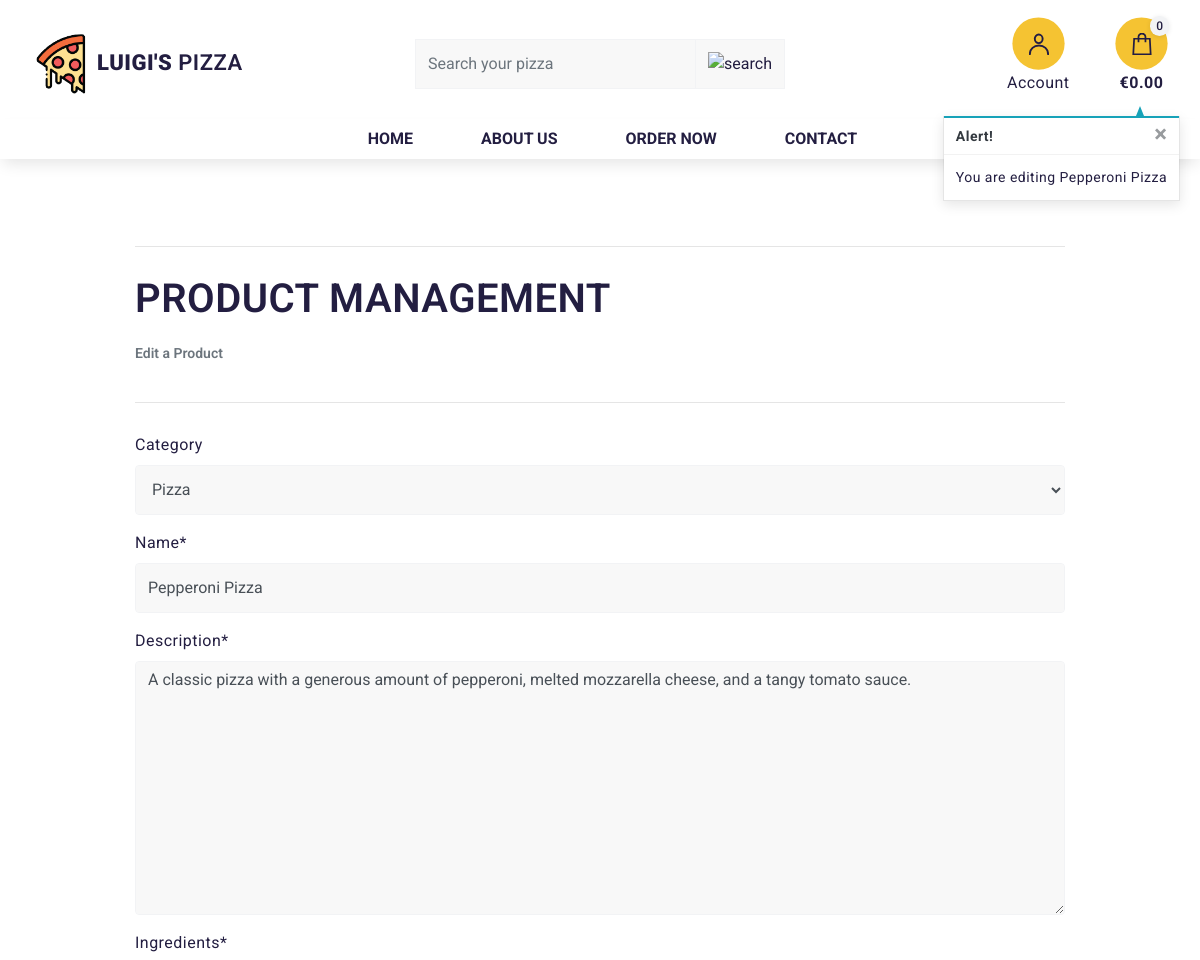
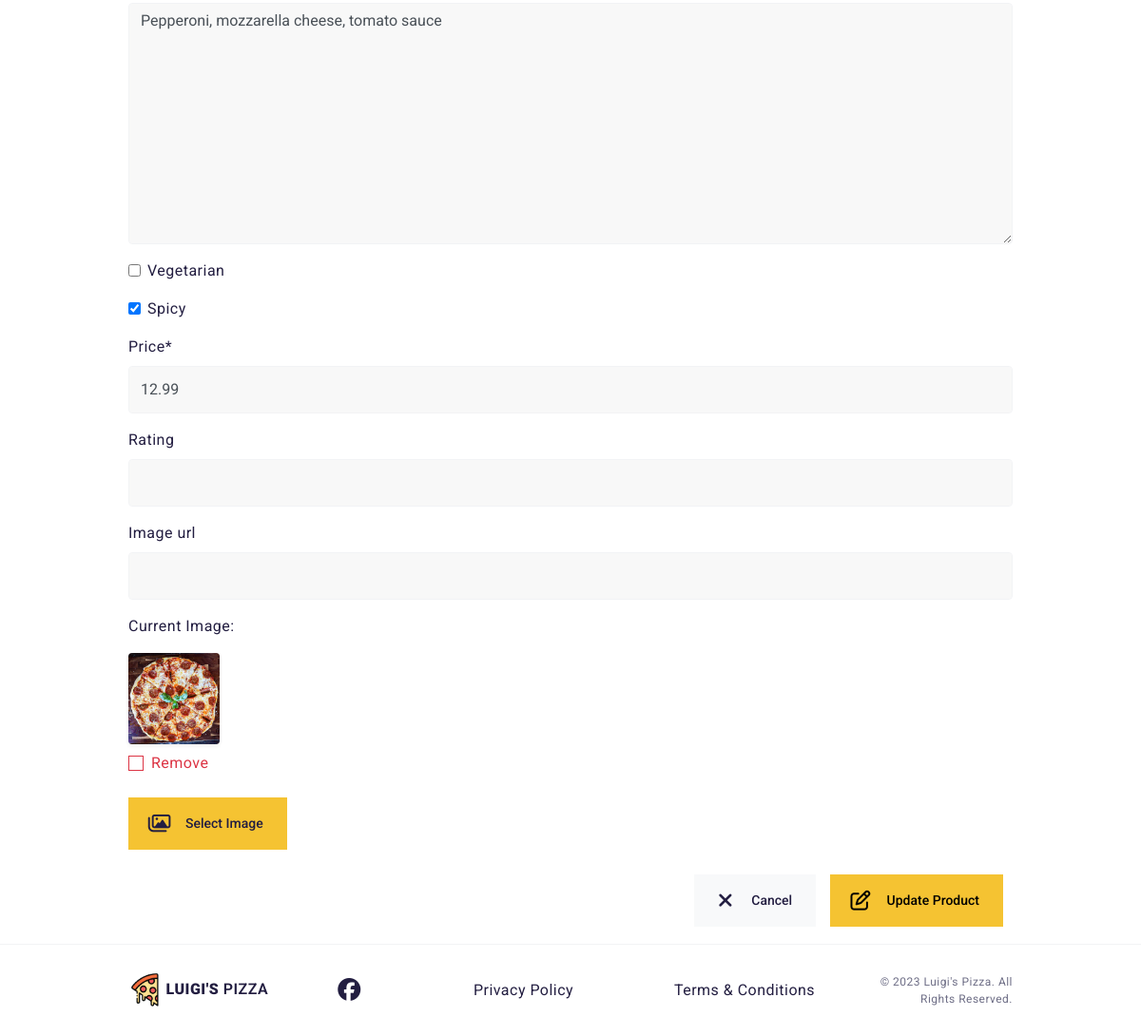
Screenshot of /menu/edit/5/ with the database file from the repository (2 pictures, top to bottom).
### products/models.py (models this page shows, shortened)
class Product(models.Model):
    category = models.ForeignKey('Category', null=True, blank=True,
                                 on_delete=models.SET_NULL)
    name = models.CharField(max_length=254)
    description = models.TextField()
    ingredients = models.TextField()
    vegetarian = models.BooleanField(blank=True)
    spicy = models.BooleanField(blank=True)
    price = models.DecimalField(max_digits=6, decimal_places=2)
    rating = models.DecimalField(max_digits=6, decimal_places=2, null=True, blank=True)
    image_url = models.URLField(max_length=1024, null=True, blank=True)
    image = models.ImageField(null=True, blank=True)

### products/views.py (the view)
# urls.py: path('edit/<int:product_id>/', views.edit_product, name='edit_product'),
def edit_product(request, product_id):
    product = get_object_or_404(Product, pk=product_id)
    if request.method == 'POST':
        form = ProductForm(request.POST, request.FILES, instance=product)
        if form.is_valid():
            form.save()
            messages.success(request, 'Successfully updated product!')
            return redirect(reverse('menu_item', args=[product.id]))
        else:
            messages.error(request, 'Failed to update product. Please ensure the form is valid.')
    else:
        form = ProductForm(instance=product)
        messages.info(request, f'You are editing {product.name}')
    template = 'products/edit_product.html'
    context = {
        'form': form,
        'product': product,
    }
    return render(request, template, context)

### products/forms.py
class ProductForm(forms.ModelForm):
    class Meta:
        model = Product
        fields = '__all__'
    image = forms.ImageField(label='Image', required=False, widget=CustomClearableFileInput)
    def __init__(self, *args, **kwargs):
        super().__init__(*args, **kwargs)
        categories = Category.objects.all()
        friendly_names = [(c.id, c.get_friendly_name()) for c in categories]
        self.fields['category'].choices = friendly_names
        for field_name, field in self.fields.items():
            field.widget.attrs['class'] = 'lp-group-input input'

### cart/contexts.py (called while the page is built, shortened)
def cart_contents(request):
    cart_items = []
    total = 0
    product_count = 0
    cart = request.session.get('cart', {})
    if total <= settings.FREE_DELIVERY_THRESHOLD:
        delivery = settings.STANDARD_DELIVERY_FEE
        free_delivery_delta = settings.FREE_DELIVERY_THRESHOLD - total
    else:
        delivery = 0
        free_delivery_delta = 0
    grand_total = total + delivery
    context = {
        'cart_items': cart_items,
        'total': total,
        'product_count': product_count,
        'delivery': delivery,
        'free_delivery_delta': free_delivery_delta,
        'free_delivery_threshold': settings.FREE_DELIVERY_THRESHOLD,
        'grand_total': grand_total,
    }
    return context

### products/models.py (called while the page is built)
    def get_friendly_name(self):
        return self.friendly_name

### products/templates/products/edit_product.html (shortened to what this page needs)
{% extends "base.html" %}
{% load static %}
{% block page_header %}
    <div class="container header-container">
    </div>
{% endblock %}
{% block content %}
<section class="lp-p-90-0">
    <div class="container">
        <div class="row">
            <div class="col-12">
                <hr>
                <h2 class="logo-font mb-4">Product Management</h2>
                <h5 class="text-muted">Edit a Product</h5>
                <hr>
            </div>
        </div>
        <div class="row">
            <div class="col-12">
                <form method="POST" action="{% url 'edit_product' product.id %}" class="form mb-2" enctype="multipart/form-data">
                    {% for field in form %}
                        {% if field.name != 'image' %}
                            {{ field | as_crispy_field }}
                        {% else %}
                            {{ field }}
                        {% endif %}
                    {% endfor %}
                    <div class="text-right">
                        <a href="{% url 'menu' %}" class="lp-btn lp-btn-gray bg-light">
                            <span class="lp-icon">
                            </span>
                            <span>Cancel</span>
                          </a>
                        <button type="submit" class="lp-btn lp-atc">
                            <span class="lp-icon">
                            </span>
                            <span class="lp-add-to-cart-text">Update Product</span>
                          </button>
                    </div>
                </form>
            </div>
        </div>
    </div>
</section>
{% endblock %}

### static/css/base.css (style rules this page uses)
body { background-color: #fff; padding: 0; margin: 0; font-family: 'Roboto', sans-serif; letter-spacing: 0.03em; font-size: 16px; color: #231E41; position: relative; }
a { text-decoration: none; color: inherit; }
hr { margin-top: 40px; margin-bottom: 30px; }
.logo-font { text-transform: uppercase; letter-spacing: 0.5px; }
.lp-h1, .lp-h2, .lp-h3, .lp-h4, .lp-h5, .lp-h6, h1, h2, h3, h4, h5, h6 { font-weight: 600; margin: 0; padding: 0; }
.lp-h2, h2 { line-height: 110%; font-size: 40px; letter-spacing: -2px; }
.lp-h5, h5 { font-size: 14px; letter-spacing: 0; }
.form-control { border: 1px solid #F2F3F5; height: 50px; background-color: #eeeeee69; }
@media (min-width: 1200px) { .container { max-width: 80%; } }
@media (min-width: 992px) { .header-container { padding-top: 116px; } }
.lp-p-90-0 { padding-top: 90px !important; }
.lp-atc { overflow: hidden; }
.lp-atc .lp-add-to-cart-text { transition: 0.3s ease-in-out; }
.lp-btn { opacity: 1; border: none; padding: 0 5px; cursor: pointer; position: relative; display: inline-flex; align-items: center; transform: scale(1); height: 55px; letter-spacing: 0; font-size: 14px; margin-right: 10px; margin-bottom: 10px; background-color: #F5C332; transition: 0.3s ease-in-out; }
.lp-btn .lp-icon { border-radius: 50%; display: inline-flex; justify-content: center; align-items: center; position: relative; padding: 0 !important; margin: 0; width: 55px; height: 55px; }
.lp-btn span { white-space: nowrap; line-height: 55px; display: inline-block; padding: 0 20px 0 0; font-weight: 500; }
.lp-btn.lp-btn-gray { background-color: #F9FAFC; box-shadow: 0 0 0 2px #FFFFFF; }
.container { position: relative; z-index: 2; }

### rows the page displays
Product: category "Pizza" "Pepperoni Pizza" "A classic pizza with a generous amount of pepperoni, melted mozzarella cheese, and a tangy tomato sauce." "Pepperoni, mozzarella cheese, tomato sauce" "☑" "12.99"

### other values shown
{{ product_count }} "0"
{{ message }} "You are editing Pepperoni Pizza"
{{ widget.initial_text }} "Current Image"
{{ widget.clear_checkbox_label }} "Remove"
